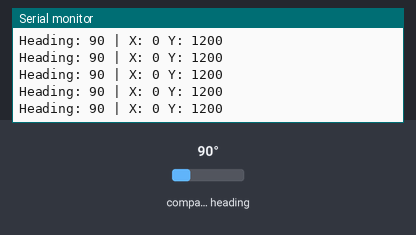
The sketch below on a simulated Arduino Uno, built with avr-gcc and run on an emulated ATmega328P. On the bench: the last lines printed to the serial monitor. The inputs (shaded band) are chosen by the test bench; at power-on: compass heading 90°.

Above: at 1.2 s.
1.3 s: compass heading set to 180°
At 1.7 s:
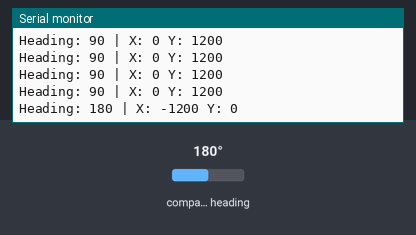
4.3 s: compass heading set to 7°
At 4.46 s:
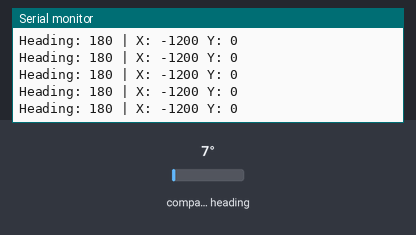
Timing chart, 0 to 7.3 s (numbered marks = the images above; inputs shaded):
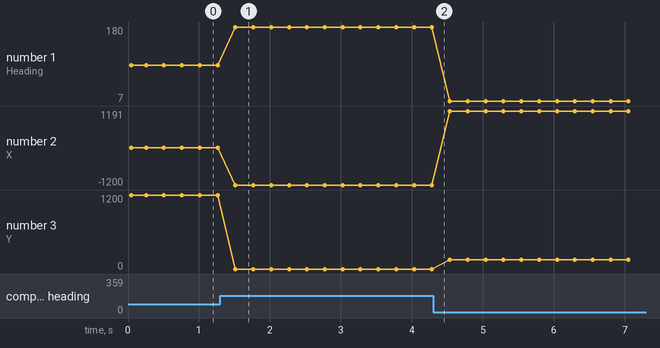

Measured:
- after the input at 1.3 s, the serial monitor: prints a new line after 0.21 s (image 1)
- plotted number 1: 90 → 180 after the input at 1.3 s, 180 → 7 after the input at 4.3 s
- plotted number 2: 0 → -1200 after the input at 1.3 s, -1200 → 1191 after the input at 4.3 s
- plotted number 3: 0 → 146 after the input at 4.3 s

The sketch:

campas_code_for_ardiuno_maga.ino
```cpp
#include <QMC5883LCompass.h>

QMC5883LCompass compass;

void setup() {
  Serial.begin(9600);

  // Initialize the sensor (defaults to address 0x0D)
  compass.init();

  // Optional: Set calibration values if you have them.
  // For now, let's just see if the numbers move!
  Serial.println("QMC5883L Detected! Rotate the sensor...");
}

void loop() {
  // Read the sensor data
  compass.read();

  // Get the Azimuth (Heading)
  // 0 = North, 90 = East, 180 = South, 270 = West
  int heading = compass.getAzimuth();

// If the heading is negative, add 360 to make it positive

//if (heading < 0) { heading += 360;}


  // Also get raw values to see if it's alive
  int x = compass.getX();
  int y = compass.getY();
  int z = compass.getZ();

  Serial.print("Heading: ");
  Serial.print(heading);
  Serial.print(" | X: ");
  Serial.print(x);
  Serial.print(" Y: ");
  Serial.println(y);

  delay(250);
}
```
